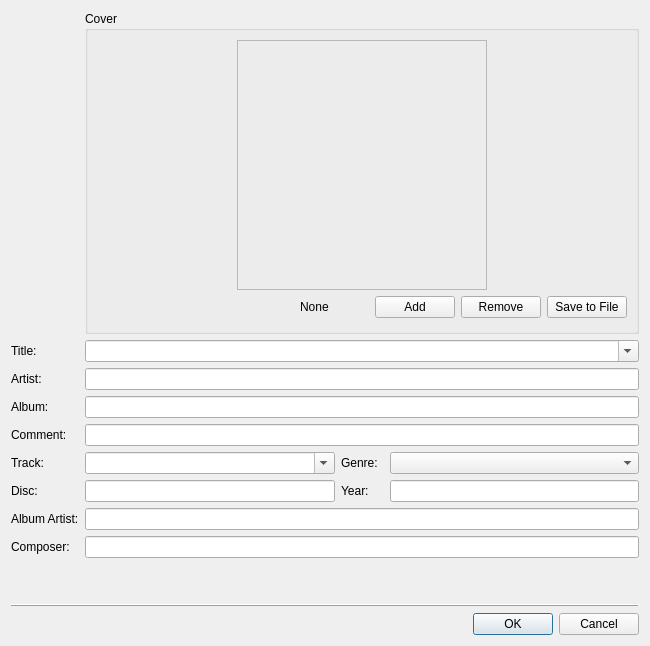
<?xml version="1.0" encoding="UTF-8"?>
<ui version="4.0">
 <class>TagEditPage</class>
 <widget class="QFrame" name="TagEditPage">
  <property name="geometry">
   <rect>
    <x>0</x>
    <y>0</y>
    <width>650</width>
    <height>646</height>
   </rect>
  </property>
  <property name="windowTitle">
   <string>Frame</string>
  </property>
  <layout class="QGridLayout" name="gridLayout">
   <item row="6" column="4" colspan="2">
    <widget class="QLabel" name="label_8">
     <property name="text">
      <string>Year:</string>
     </property>
    </widget>
   </item>
   <item row="5" column="3">
    <widget class="QComboBox" name="trackComboBox">
     <property name="editable">
      <bool>true</bool>
     </property>
    </widget>
   </item>
   <item row="10" column="0" colspan="7">
    <widget class="QFrame" name="frame">
     <property name="frameShape">
      <enum>QFrame::HLine</enum>
     </property>
     <property name="frameShadow">
      <enum>QFrame::Raised</enum>
     </property>
    </widget>
   </item>
   <item row="5" column="4">
    <widget class="QLabel" name="label_6">
     <property name="text">
      <string>Genre:</string>
     </property>
    </widget>
   </item>
   <item row="6" column="6">
    <widget class="QLineEdit" name="yearLineEdit"/>
   </item>
   <item row="5" column="0" colspan="2">
    <widget class="QLabel" name="label_5">
     <property name="text">
      <string>Track:</string>
     </property>
    </widget>
   </item>
   <item row="1" column="3" colspan="4">
    <widget class="QComboBox" name="titleComboBox">
     <property name="editable">
      <bool>true</bool>
     </property>
    </widget>
   </item>
   <item row="2" column="0">
    <widget class="QLabel" name="label_2">
     <property name="text">
      <string>Artist:</string>
     </property>
    </widget>
   </item>
   <item row="4" column="0" colspan="2">
    <widget class="QLabel" name="label_4">
     <property name="text">
      <string>Comment:</string>
     </property>
    </widget>
   </item>
   <item row="4" column="3" colspan="4">
    <widget class="QLineEdit" name="commentLineEdit"/>
   </item>
   <item row="1" column="0">
    <widget class="QLabel" name="label">
     <property name="text">
      <string>Title:</string>
     </property>
    </widget>
   </item>
   <item row="7" column="3" colspan="4">
    <widget class="QLineEdit" name="albumArtsitLineEdit"/>
   </item>
   <item row="3" column="0">
    <widget class="QLabel" name="label_3">
     <property name="text">
      <string>Album:</string>
     </property>
    </widget>
   </item>
   <item row="6" column="0" colspan="2">
    <widget class="QLabel" name="label_7">
     <property name="text">
      <string>Disc:</string>
     </property>
    </widget>
   </item>
   <item row="5" column="6">
    <widget class="QComboBox" name="genreComboBox"/>
   </item>
   <item row="3" column="3" colspan="4">
    <widget class="QLineEdit" name="albumLineEdit"/>
   </item>
   <item row="2" column="3" colspan="4">
    <widget class="QLineEdit" name="artistLineEdit"/>
   </item>
   <item row="9" column="0">
    <spacer name="verticalSpacer">
     <property name="orientation">
      <enum>Qt::Vertical</enum>
     </property>
     <property name="sizeType">
      <enum>QSizePolicy::Fixed</enum>
     </property>
     <property name="sizeHint" stdset="0">
      <size>
       <width>20</width>
       <height>40</height>
      </size>
     </property>
    </spacer>
   </item>
   <item row="11" column="6">
    <widget class="QDialogButtonBox" name="buttonBox">
     <property name="standardButtons">
      <set>QDialogButtonBox::Cancel|QDialogButtonBox::Ok</set>
     </property>
    </widget>
   </item>
   <item row="6" column="3">
    <widget class="QLineEdit" name="disckLineEdit"/>
   </item>
   <item row="8" column="0" colspan="3">
    <widget class="QLabel" name="label_10">
     <property name="text">
      <string>Composer:</string>
     </property>
    </widget>
   </item>
   <item row="8" column="3" colspan="4">
    <widget class="QLineEdit" name="composerLineEdit"/>
   </item>
   <item row="7" column="0" colspan="3">
    <widget class="QLabel" name="label_9">
     <property name="text">
      <string>Album Artist:</string>
     </property>
    </widget>
   </item>
   <item row="0" column="3" colspan="4">
    <widget class="QGroupBox" name="groupBox">
     <property name="minimumSize">
      <size>
       <width>0</width>
       <height>200</height>
      </size>
     </property>
     <property name="title">
      <string>Cover</string>
     </property>
     <layout class="QVBoxLayout" name="verticalLayout">
      <item>
       <layout class="QHBoxLayout" name="horizontalLayout_2">
        <item>
         <spacer name="horizontalSpacer">
          <property name="orientation">
           <enum>Qt::Horizontal</enum>
          </property>
          <property name="sizeHint" stdset="0">
           <size>
            <width>40</width>
            <height>20</height>
           </size>
          </property>
         </spacer>
        </item>
        <item>
         <widget class="QLabel" name="coverLabel">
          <property name="minimumSize">
           <size>
            <width>250</width>
            <height>250</height>
           </size>
          </property>
          <property name="maximumSize">
           <size>
            <width>250</width>
            <height>250</height>
           </size>
          </property>
          <property name="frameShape">
           <enum>QFrame::StyledPanel</enum>
          </property>
          <property name="text">
           <string/>
          </property>
         </widget>
        </item>
        <item>
         <spacer name="horizontalSpacer_2">
          <property name="orientation">
           <enum>Qt::Horizontal</enum>
          </property>
          <property name="sizeHint" stdset="0">
           <size>
            <width>40</width>
            <height>20</height>
           </size>
          </property>
         </spacer>
        </item>
       </layout>
      </item>
      <item>
       <layout class="QHBoxLayout" name="horizontalLayout">
        <item>
         <spacer name="horizontalSpacer_3">
          <property name="orientation">
           <enum>Qt::Horizontal</enum>
          </property>
          <property name="sizeHint" stdset="0">
           <size>
            <width>40</width>
            <height>20</height>
           </size>
          </property>
         </spacer>
        </item>
        <item>
         <widget class="QLabel" name="coverSizeLabel">
          <property name="minimumSize">
           <size>
            <width>0</width>
            <height>30</height>
           </size>
          </property>
          <property name="maximumSize">
           <size>
            <width>16777215</width>
            <height>30</height>
           </size>
          </property>
          <property name="text">
           <string>None</string>
          </property>
         </widget>
        </item>
        <item>
         <spacer name="horizontalSpacer_4">
          <property name="orientation">
           <enum>Qt::Horizontal</enum>
          </property>
          <property name="sizeType">
           <enum>QSizePolicy::Fixed</enum>
          </property>
          <property name="sizeHint" stdset="0">
           <size>
            <width>40</width>
            <height>20</height>
           </size>
          </property>
         </spacer>
        </item>
        <item>
         <widget class="QPushButton" name="addImageFileButton">
          <property name="text">
           <string>Add</string>
          </property>
         </widget>
        </item>
        <item>
         <widget class="QPushButton" name="removeCoverButton">
          <property name="text">
           <string>Remove</string>
          </property>
         </widget>
        </item>
        <item>
         <widget class="QPushButton" name="saveToFileButton">
          <property name="text">
           <string>Save to File</string>
          </property>
         </widget>
        </item>
       </layout>
      </item>
     </layout>
    </widget>
   </item>
  </layout>
 </widget>
 <resources/>
 <connections/>
</ui>
